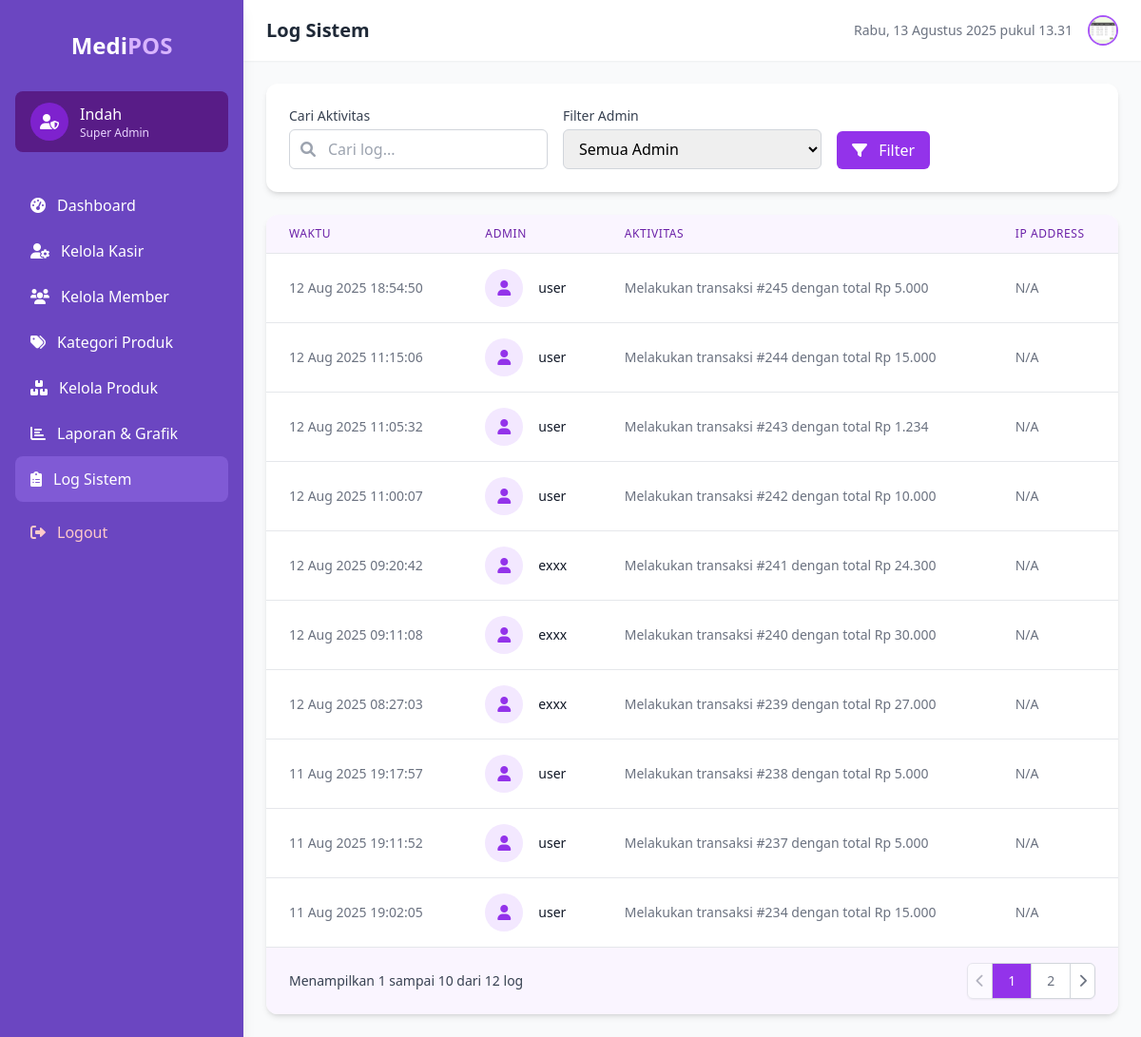
Page /admin/system_logs.php (signed in) on the committed database.
### tables this page shows
CREATE TABLE `activity_logs` (
  `id` int(11) NOT NULL,
  `admin_id` int(11) NOT NULL,
  `username` varchar(50) NOT NULL,
  `activity` varchar(255) NOT NULL,
  `timestamp` datetime NOT NULL DEFAULT current_timestamp(),
  `ip_address` varchar(45) DEFAULT NULL
);

### admin/system_logs.php (the view, shortened to what this page needs)
<?php
include '../service/connection.php';
$email = $_SESSION['email'];
$query = mysqli_query($conn, "SELECT * FROM admin WHERE email = '$email'");
$admin = mysqli_fetch_assoc($query);
$per_page = 10;
$page = isset($_GET['page']) ? (int)$_GET['page'] : 1;
$start = ($page > 1) ? ($page * $per_page) - $per_page : 0;
$search = isset($_GET['search']) ? mysqli_real_escape_string($conn, $_GET['search']) : '';
$filter_admin = isset($_GET['admin']) ? (int)$_GET['admin'] : 0;
$where = [];
$where_clause = !empty($where) ? 'WHERE ' . implode(' AND ', $where) : '';
$total_query = mysqli_query($conn, "SELECT COUNT(*) as total FROM activity_logs $where_clause");
$total = mysqli_fetch_assoc($total_query)['total'];
$pages = ceil($total / $per_page);
$logs_query = mysqli_query($conn, "SELECT l.*, a.username as admin_name
                                  FROM activity_logs l
                                  LEFT JOIN admin a ON l.admin_id = a.id
                                  $where_clause
                                  ORDER BY timestamp DESC
                                  LIMIT $start, $per_page");
?>
<!DOCTYPE html>
<html lang="en">
<head>
    <script src="https://cdn.tailwindcss.com"></script>
    <link href="https://cdnjs.cloudflare.com/ajax/libs/font-awesome/6.0.0-beta3/css/all.min.css" rel="stylesheet">
</head>
<body class="bg-gray-50">
    <div class="flex h-screen">
        <div class="sidebar w-64 px-4 py-8 shadow-lg fixed h-full">
            <div class="flex items-center justify-center mb-8">
                <h1 class="text-2xl font-bold">
                    <span class="text-white">Medi</span><span class="text-purple-300">POS</span>
                </h1>
            </div>
            <div class="flex items-center px-4 py-3 mb-6 rounded-lg bg-purple-900">
                <div class="w-10 h-10 rounded-full bg-purple-700 flex items-center justify-center">
                    <i class="fas fa-user-shield text-white"></i>
                </div>
                <div class="ml-3">
                    <p class="font-medium text-white"><?= htmlspecialchars($admin['username']) ?></p>
                    <p class="text-xs text-purple-200">Super Admin</p>
                </div>
            </div>
            <nav class="mt-8">
                <a href="dashboard.php" class="flex items-center px-4 py-3 rounded-lg hover:bg-purple-800">
                    <i class="fas fa-tachometer-alt mr-3"></i>
                    Dashboard
                </a>
                <a href="manage_admin.php" class="flex items-center px-4 py-3 rounded-lg hover:bg-purple-800">
                    <i class="fas fa-user-cog mr-3"></i>
                    Kelola Kasir
                </a>
                <a href="manage_member.php" class="flex items-center px-4 py-3 rounded-lg hover:bg-purple-800">
                    <i class="fas fa-users mr-3"></i>
                    Kelola Member
                </a>
                <a href="manage_category.php" class="flex items-center px-4 py-3 rounded-lg hover:bg-purple-800">
                    <i class="fas fa-tags mr-3"></i>
                    Kategori Produk
                </a>
                <a href="manage_product.php" class="flex items-center px-4 py-3 rounded-lg hover:bg-purple-800">
                    <i class="fas fa-boxes mr-3"></i>
                    Kelola Produk
                </a>
                <a href="reports.php" class="flex items-center px-4 py-3 rounded-lg hover:bg-purple-800">
                    <i class="fas fa-chart-bar mr-3"></i>
                    Laporan & Grafik
                </a>
                <a href="system_logs.php" class="flex items-center px-4 py-3 rounded-lg nav-active">
                    <i class="fas fa-clipboard-list mr-3"></i>
                    Log Sistem
                </a>
                <a href="../service/logout.php" class="flex items-center px-4 py-0 rounded-lg hover:bg-purple-800 mt-5 text-red-200">
                    <i class="fas fa-sign-out-alt mr-3"></i>
                    Logout
                </a>
        </div>
        <div class="ml-64 flex-1 overflow-y-auto">
            <header class="bg-white shadow-sm">
                <div class="flex justify-between items-center px-6 py-4">
                    <h2 class="text-xl font-semibold text-gray-800">Log Sistem</h2>
                    <div class="flex items-center space-x-4">
                        <span class="text-sm text-gray-500" id="currentDateTime"></span>
                        <div class="relative">
                            <a href="profile.php">
                                <img src="../uploads/<?= htmlspecialchars($admin['image']) ?>"
                                     alt="Profile"
                                     class="w-8 h-8 rounded-full border-2 border-purple-500 cursor-pointer">
                            </a>
                        </div>
                    </div>
                </div>
            </header>
            <main class="p-6">
                <div class="bg-white rounded-xl shadow-md p-6 mb-6">
                    <form method="GET" action="system_logs.php">
                        <div class="grid grid-cols-1 md:grid-cols-3 gap-4">
                            <div>
                                <label for="search" class="block text-sm font-medium text-gray-700 mb-1">Cari Aktivitas</label>
                                <div class="relative">
                                    <input type="text" id="search" name="search" value="<?= htmlspecialchars($search) ?>"
                                           class="w-full pl-10 pr-3 py-2 border border-gray-300 rounded-md focus:ring-purple-500 focus:border-purple-500"
                                           placeholder="Cari log...">
                                    <div class="absolute inset-y-0 left-0 pl-3 flex items-center pointer-events-none">
                                    </div>
                                </div>
                            </div>
                            <div>
                                <label for="admin" class="block text-sm font-medium text-gray-700 mb-1">Filter Admin</label>
                                <select id="admin" name="admin" class="w-full px-3 py-2 border border-gray-300 rounded-md focus:ring-purple-500 focus:border-purple-500">
                                    <option value="0">Semua Admin</option>
                                </select>
                            </div>
                            <div class="flex items-end">
                                <button type="submit" class="px-4 py-2 bg-purple-600 text-white rounded-md hover:bg-purple-700 focus:outline-none focus:ring-2 focus:ring-purple-500 focus:ring-offset-2">
                                    <i class="fas fa-filter mr-2"></i> Filter
                                </button>
                            </div>
                        </div>
                    </form>
                </div>
                <div class="bg-white rounded-xl shadow-md overflow-hidden">
                    <div class="overflow-x-auto">
                        <table class="min-w-full divide-y divide-gray-200">
                            <thead class="bg-purple-50">
                                <tr>
                                    <th scope="col" class="px-6 py-3 text-left text-xs font-medium text-purple-800 uppercase tracking-wider">Waktu</th>
                                    <th scope="col" class="px-6 py-3 text-left text-xs font-medium text-purple-800 uppercase tracking-wider">Admin</th>
                                    <th scope="col" class="px-6 py-3 text-left text-xs font-medium text-purple-800 uppercase tracking-wider">Aktivitas</th>
                                    <th scope="col" class="px-6 py-3 text-left text-xs font-medium text-purple-800 uppercase tracking-wider">IP Address</th>
                                </tr>
                            </thead>
                            <tbody class="bg-white divide-y divide-gray-200">
                                <?php if (mysqli_num_rows($logs_query) > 0): ?>
                                    <?php while ($log = mysqli_fetch_assoc($logs_query)): ?>
                                        <tr class="hover:bg-purple-50">
                                            <td class="px-6 py-4 whitespace-nowrap text-sm text-gray-500">
                                                <?= date('d M Y H:i:s', strtotime($log['timestamp'])) ?>
                                            </td>
                                            <td class="px-6 py-4 whitespace-nowrap">
                                                <div class="flex items-center">
                                                    <div class="flex-shrink-0 h-10 w-10 bg-purple-100 rounded-full flex items-center justify-center">
                                                        <i class="fas fa-user text-purple-600"></i>
                                                    </div>
                                                    <div class="ml-4">
                                                        <div class="text-sm font-medium text-gray-900">
                                                            <?= htmlspecialchars($log['admin_name'] ?: 'System') ?>
                                                        </div>
                                                    </div>
                                                </div>
                                            </td>
                                            <td class="px-6 py-4 text-sm text-gray-500">
                                                <?= htmlspecialchars($log['activity']) ?>
                                            </td>
                                            <td class="px-6 py-4 whitespace-nowrap text-sm text-gray-500">
                                                <?= isset($log['ip_address']) ? htmlspecialchars($log['ip_address']) : 'N/A' ?>
                                            </td>
                                        </tr>
                                    <?php endwhile; ?>
                                <?php endif; ?>
                            </tbody>
                        </table>
                    </div>
                    <?php if ($pages > 1): ?>
                        <div class="px-6 py-4 bg-purple-50 flex items-center justify-between border-t border-gray-200">
                            <div class="hidden sm:flex-1 sm:flex sm:items-center sm:justify-between">
                                <div>
                                    <p class="text-sm text-gray-700">
                                        Menampilkan <span class="font-medium"><?= $start+1 ?></span> sampai <span class="font-medium"><?= min($start + $per_page, $total) ?></span> dari <span class="font-medium"><?= $total ?></span> log
                                    </p>
                                </div>
                                <div>
                                    <nav class="relative z-0 inline-flex rounded-md shadow-sm -space-x-px" aria-label="Pagination">
                                        <a href="system_logs.php?page=<?= $page-1 ?>&search=<?= $search ?>&admin=<?= $filter_admin ?>"
                                           class="relative inline-flex items-center px-2 py-2 rounded-l-md border border-gray-300 bg-white text-sm font-medium text-gray-500 hover:bg-gray-50 <?= $page <= 1 ? 'opacity-50 cursor-not-allowed' : '' ?>">
                                            <i class="fas fa-chevron-left"></i>
                                        </a>
                                        <?php for ($i = 1; $i <= $pages; $i++): ?>
                                            <a href="system_logs.php?page=<?= $i ?>&search=<?= $search ?>&admin=<?= $filter_admin ?>"
                                               class="<?= $i == $page ? 'bg-purple-600 text-white' : 'bg-white text-gray-500 hover:bg-gray-50' ?> relative inline-flex items-center px-4 py-2 border border-gray-300 text-sm font-medium">
                                                <?= $i ?>
                                            </a>
                                        <?php endfor; ?>
                                        <a href="system_logs.php?page=<?= $page+1 ?>&search=<?= $search ?>&admin=<?= $filter_admin ?>"
                                           class="relative inline-flex items-center px-2 py-2 rounded-r-md border border-gray-300 bg-white text-sm font-medium text-gray-500 hover:bg-gray-50 <?= $page >= $pages ? 'opacity-50 cursor-not-allowed' : '' ?>">
                                            <i class="fas fa-chevron-right"></i>
                                        </a>
                                    </nav>
                                </div>
                            </div>
                        </div>
                    <?php endif; ?>
                </div>
            </main>
        </div>
    </div>
</body>
</html>

### admin/system_logs.php (style rules this page uses)
body { font-family: 'Segoe UI', Tahoma, Geneva, Verdana, sans-serif; background-color: #f8fafc; }
.sidebar { background-color: #6b46c1; color: white; }
.nav-active { background-color: #805ad5; }

### rows in the picture
activity_logs: timestamp "12 Aug 2025 18:54:50", admin.username "user", activity "Melakukan transaksi #245 dengan total Rp 5.000", shows "N/A"
activity_logs: timestamp "12 Aug 2025 11:15:06", admin.username "user", activity "Melakukan transaksi #244 dengan total Rp 15.000", shows "N/A"
activity_logs: timestamp "12 Aug 2025 11:05:32", admin.username "user", activity "Melakukan transaksi #243 dengan total Rp 1.234", shows "N/A"
activity_logs: timestamp "12 Aug 2025 11:00:07", admin.username "user", activity "Melakukan transaksi #242 dengan total Rp 10.000", shows "N/A"
activity_logs: timestamp "12 Aug 2025 09:20:42", admin.username "exxx", activity "Melakukan transaksi #241 dengan total Rp 24.300", shows "N/A"
activity_logs: timestamp "12 Aug 2025 09:11:08", admin.username "exxx", activity "Melakukan transaksi #240 dengan total Rp 30.000", shows "N/A"
activity_logs: timestamp "12 Aug 2025 08:27:03", admin.username "exxx", activity "Melakukan transaksi #239 dengan total Rp 27.000", shows "N/A"
activity_logs: timestamp "11 Aug 2025 19:17:57", admin.username "user", activity "Melakukan transaksi #238 dengan total Rp 5.000", shows "N/A"
activity_logs: timestamp "11 Aug 2025 19:11:52", admin.username "user", activity "Melakukan transaksi #237 dengan total Rp 5.000", shows "N/A"
activity_logs: timestamp "11 Aug 2025 19:02:05", admin.username "user", activity "Melakukan transaksi #234 dengan total Rp 15.000", shows "N/A"

### other values in the picture
$admin['username'] "Indah"
$start+1 "1"
min($start + $per_page, $total) "10"
$total "12"
